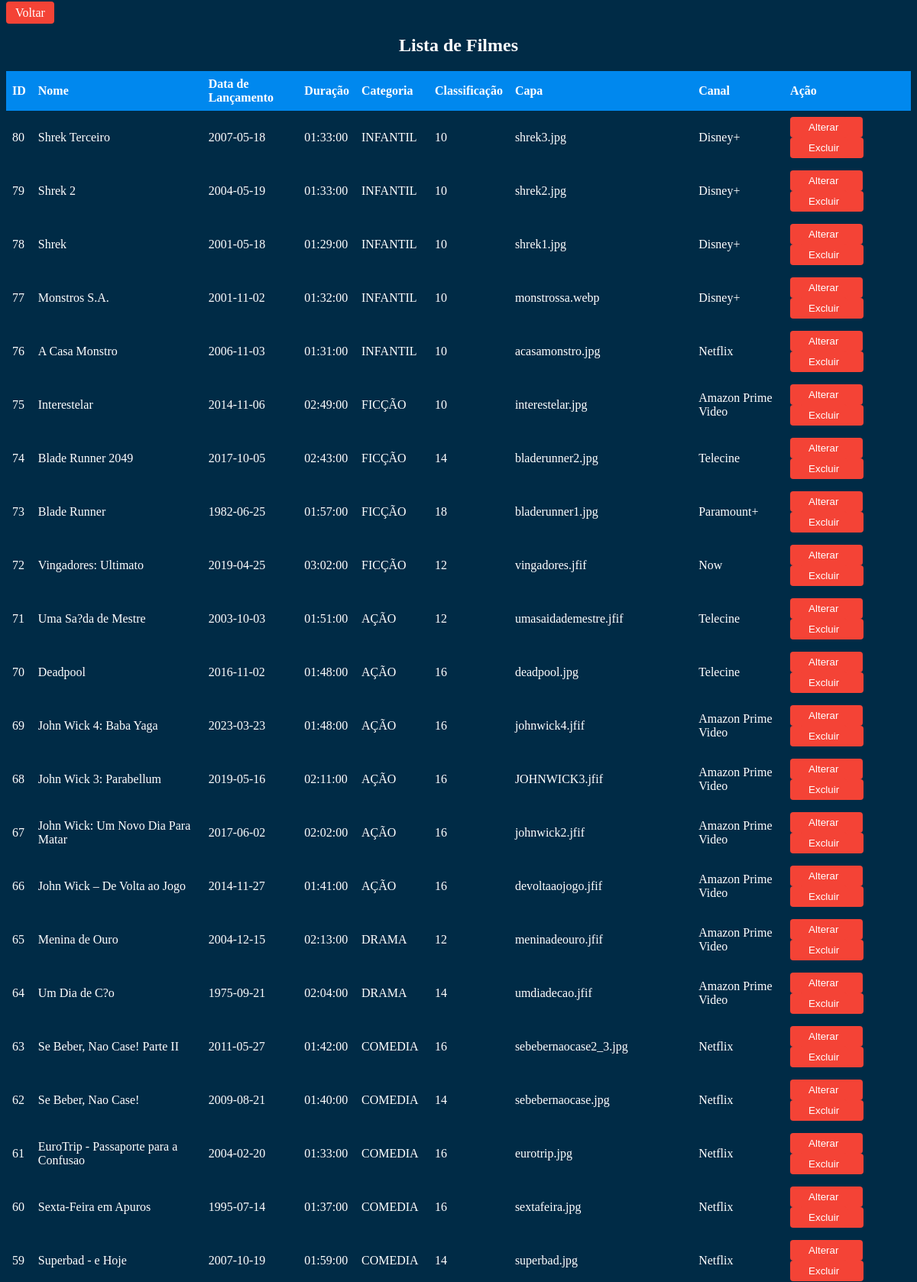
The app's page /view/dashboard/listafilmemod.php (signed in, upper part) with its own data.
### tables this page shows
CREATE TABLE IF NOT EXISTS `filme` (
  `id_filme` INT(11) NOT NULL AUTO_INCREMENT,
  `nome_filme` VARCHAR(80) NOT NULL,
  `dt_de_lancamento_filme` DATE NULL DEFAULT NULL,
  `duracao_filme` TIME NULL DEFAULT NULL,
  `sinopse_filme` VARCHAR(250) NOT NULL,
  `classificacao_filme` VARCHAR(50) NOT NULL,
  `capa_filme` VARCHAR(50) NOT NULL,
  `trailer_filme` VARCHAR(50) NULL DEFAULT NULL,
  `fk_id_categoria_filme` INT(11) NOT NULL,
  `fk_id_canal_filme` INT(11) NOT NULL,
  `fk_id_usuario` INT(11) NOT NULL,
  `fk_id_perfil` INT(11) NOT NULL,
  PRIMARY KEY (`id_filme`, `fk_id_categoria_filme`, `fk_id_canal_filme`, `fk_id_usuario`, `fk_id_perfil`),
  INDEX `fk_filme_categoria_filme1_idx` (`fk_id_categoria_filme` ASC),
  INDEX `fk_filme_canal_filme1_idx` (`fk_id_canal_filme` ASC),
  INDEX `fk_filme_usuario1_idx` (`fk_id_usuario` ASC),
  INDEX `fk_filme_perfil1_idx` (`fk_id_perfil` ASC),
  CONSTRAINT `fk_filme_canal_filme1`
    FOREIGN KEY (`fk_id_canal_filme`)
    REFERENCES `canal_filme` (`id_canal_filme`)
    ON DELETE NO ACTION
    ON UPDATE NO ACTION,
  CONSTRAINT `fk_filme_categoria_filme1`
    FOREIGN KEY (`fk_id_categoria_filme`)
    REFERENCES `categoria_filme` (`id_categoria_filme`)
    ON DELETE NO ACTION
    ON UPDATE NO ACTION,
  CONSTRAINT `fk_filme_usuario1`
    FOREIGN KEY (`fk_id_usuario`)
    REFERENCES `usuario` (`id_usuario`)
    ON DELETE NO ACTION
    ON UPDATE NO ACTION,
  CONSTRAINT `fk_filme_perfil1`
    FOREIGN KEY (`fk_id_perfil`)
    REFERENCES `perfil` (`id_perfil`)
    ON DELETE NO ACTION
    ON UPDATE NO ACTION);

CREATE TABLE IF NOT EXISTS `categoria_filme` (
  `id_categoria_filme` INT(11) NOT NULL AUTO_INCREMENT,
  `categoria_filme` VARCHAR(45) NOT NULL,
  PRIMARY KEY (`id_categoria_filme`));

CREATE TABLE IF NOT EXISTS `canal_filme` (
  `id_canal_filme` INT(11) NOT NULL AUTO_INCREMENT,
  `canal_filme` VARCHAR(45) NOT NULL,
  PRIMARY KEY (`id_canal_filme`));

### model/conexao.php (called while the page is built)
<?php
class Conexao{
    private static $conexao;
    public static function getInstance(){
        if(!isset(self::$conexao)){
            try{
                $options = array(
                    PDO::ATTR_PERSISTENT => true,
                    PDO::MYSQL_ATTR_INIT_COMMAND => 'SET NAMES UTF8;',
                    PDO::ATTR_ERRMODE => PDO::ERRMODE_EXCEPTION
                );
                self::$conexao = new PDO('mysql:host=localhost;dbname=cine_community','root','', $options);
                self::$conexao->setAttribute(PDO::ATTR_ERRMODE, PDO::ERRMODE_EXCEPTION);
            }catch(PDOException $exc){
                echo "Houve um erro ao se conectar com o Banco de Dados ".$exc->getMessage();
            }
        }
        return self::$conexao;
    }
}
?>

### model/dao/filmeDAO.php (called while the page is built, shortened)
<?php
require_once __DIR__ .'/../conexao.php';
class FilmeDAO{
    public $pdo;
    public function __construct()
    {
        $this->pdo = Conexao::getInstance();
    }
public function listarTodosFilme() {
    try{
        $sql = "SELECT f.*, u.nome_usu, c.categoria_filme, cn.canal_filme FROM filme f INNER JOIN usuario u ON f.fk_id_usuario = u.id_usuario INNER JOIN categoria_filme c
        ON f.fk_id_categoria_filme = c.id_categoria_filme INNER JOIN canal_filme cn
        ON f.fk_id_canal_filme = cn.id_canal_filme ORDER BY id_filme DESC ";
        $stmt = $this->pdo->prepare($sql);
        $stmt->execute();
        $filmes = array();
        if($stmt->rowCount() > 0){
            while ($filmeFetch = $stmt->fetch(PDO::FETCH_ASSOC)) {
                $FilmeDTO = new FilmeDTO();
                $filmes[] = $filmeFetch;
            } return $filmes;
        }else{
            echo '<p>Nenhum Filme adicionado ainda!</p>';
        }
        }catch(PDOException $exc){
        echo $exc->getMessage();
    }
}
}

### view/dashboard/listafilmemod.php (the view, shortened to what this page needs)
<!DOCTYPE html>
<html lang="pt-br">
<head>
    <link rel="stylesheet" href="../../css/stylelista.css">
</head>
<body>
<?php
   require_once '../../model/dao/filmeDAO.php';
   $FilmeDAO = new FilmeDAO();
   $filme = $FilmeDAO->listarTodosFilme();
?>
 <a href="../dashboard/painel_moderador.php">Voltar</a>
      <center> <h2>Lista de Filmes</h2></center>
    <table>
        <thead>
          <tr>
            <th>ID</th>
            <th>Nome</th>
            <th>Data de Lançamento</th>
            <th>Duração</th>
            <th>Categoria</th>
            <th>Classificação</th>
            <th>Capa</th>
            <th>Canal</th>
            <th>Ação</th>
          </tr>
        </thead>
        <tbody>
          <tr>
          <?php
              foreach($filme as $filmeFetch){
          ?>
          <tr>
            <td><?=$filmeFetch["id_filme"]?></td>
            <td><?=$filmeFetch["nome_filme"]?></td>
            <td><?=$filmeFetch["dt_de_lancamento_filme"] ?></td>
            <td><?=$filmeFetch["duracao_filme"]?></td>
            <td><?=$filmeFetch["categoria_filme"]?></td>
            <td><?=$filmeFetch["classificacao_filme"] ?></td>
            <td><?=$filmeFetch["capa_filme"]?></td>
            <td><?=$filmeFetch["canal_filme"]?></td>
            <td>
              <button class="editar"><a href="../alterar_filme.php?get_id=<?=$filmeFetch["id_filme"]?>"title="ALTERAR" class="editar"> Alterar<i class="bi bi-pencil"></i></a></button>
              <button class="excluir"><a href="../../control/excluir_filme.php?id_filme=<?=$filmeFetch["id_filme"]?>"title="EXCLUIR"><i class="fa fa-trash fa-lg"></i> Excluir</a></button>
            </td>
          </tr>
          <?php
            }
          ?>
</body>
</html>

### css/stylelista.css (style rules this page uses)
a { background-color: #f44336; color: white; text-decoration: none; padding: 6px 12px; margin-right: 8px; border: none; border-radius: 4px; cursor: pointer; }
table { border-collapse: collapse; width: 100%; }
th, td { text-align: left; padding: 8px; }
th { background-color: #08ef; }
tr:nth-child(even) { background-color: none; }
button { padding: 6px 12px; margin-right: 8px; border: none; border-radius: 4px; cursor: pointer; }
button.editar { background-color: #f44336; color: white; text-decoration: none; }
button.excluir { background-color: #f44336; color: white; }
body { background-color: #002b46; flex-wrap: wrap; color: white; }

### records on screen
filme: id_filme "80", nome_filme "Shrek Terceiro", dt_de_lancamento_filme "2007-05-18", duracao_filme "01:33:00", fk_id_categoria_filme.categoria_filme "INFANTIL", classificacao_filme "10", capa_filme "shrek3.jpg", fk_id_canal_filme.canal_filme "Disney+"
filme: id_filme "79", nome_filme "Shrek 2", dt_de_lancamento_filme "2004-05-19", duracao_filme "01:33:00", fk_id_categoria_filme.categoria_filme "INFANTIL", classificacao_filme "10", capa_filme "shrek2.jpg", fk_id_canal_filme.canal_filme "Disney+"
filme: id_filme "78", nome_filme "Shrek", dt_de_lancamento_filme "2001-05-18", duracao_filme "01:29:00", fk_id_categoria_filme.categoria_filme "INFANTIL", classificacao_filme "10", capa_filme "shrek1.jpg", fk_id_canal_filme.canal_filme "Disney+"
filme: id_filme "77", nome_filme "Monstros S.A.", dt_de_lancamento_filme "2001-11-02", duracao_filme "01:32:00", fk_id_categoria_filme.categoria_filme "INFANTIL", classificacao_filme "10", capa_filme "monstrossa.webp", fk_id_canal_filme.canal_filme "Disney+"
filme: id_filme "76", nome_filme "A Casa Monstro", dt_de_lancamento_filme "2006-11-03", duracao_filme "01:31:00", fk_id_categoria_filme.categoria_filme "INFANTIL", classificacao_filme "10", capa_filme "acasamonstro.jpg", fk_id_canal_filme.canal_filme "Netflix"
filme: id_filme "75", nome_filme "Interestelar", dt_de_lancamento_filme "2014-11-06", duracao_filme "02:49:00", fk_id_categoria_filme.categoria_filme "FICÇÃO", classificacao_filme "10", capa_filme "interestelar.jpg", fk_id_canal_filme.canal_filme "Amazon Prime Video"
filme: id_filme "74", nome_filme "Blade Runner 2049", dt_de_lancamento_filme "2017-10-05", duracao_filme "02:43:00", fk_id_categoria_filme.categoria_filme "FICÇÃO", classificacao_filme "14", capa_filme "bladerunner2.jpg", fk_id_canal_filme.canal_filme "Telecine"
filme: id_filme "73", nome_filme "Blade Runner", dt_de_lancamento_filme "1982-06-25", duracao_filme "01:57:00", fk_id_categoria_filme.categoria_filme "FICÇÃO", classificacao_filme "18", capa_filme "bladerunner1.jpg", fk_id_canal_filme.canal_filme "Paramount+"
filme: id_filme "72", nome_filme "Vingadores: Ultimato", dt_de_lancamento_filme "2019-04-25", duracao_filme "03:02:00", fk_id_categoria_filme.categoria_filme "FICÇÃO", classificacao_filme "12", capa_filme "vingadores.jfif", fk_id_canal_filme.canal_filme "Now"
filme: id_filme "71", nome_filme "Uma Sa?da de Mestre", dt_de_lancamento_filme "2003-10-03", duracao_filme "01:51:00", fk_id_categoria_filme.categoria_filme "AÇÃO", classificacao_filme "12", capa_filme "umasaidademestre.jfif", fk_id_canal_filme.canal_filme "Telecine"
filme: id_filme "70", nome_filme "Deadpool", dt_de_lancamento_filme "2016-11-02", duracao_filme "01:48:00", fk_id_categoria_filme.categoria_filme "AÇÃO", classificacao_filme "16", capa_filme "deadpool.jpg", fk_id_canal_filme.canal_filme "Telecine"
filme: id_filme "69", nome_filme "John Wick 4: Baba Yaga", dt_de_lancamento_filme "2023-03-23", duracao_filme "01:48:00", fk_id_categoria_filme.categoria_filme "AÇÃO", classificacao_filme "16", capa_filme "johnwick4.jfif", fk_id_canal_filme.canal_filme "Amazon Prime Video"
filme: id_filme "68", nome_filme "John Wick 3: Parabellum", dt_de_lancamento_filme "2019-05-16", duracao_filme "02:11:00", fk_id_categoria_filme.categoria_filme "AÇÃO", classificacao_filme "16", capa_filme "JOHNWICK3.jfif", fk_id_canal_filme.canal_filme "Amazon Prime Video"
filme: id_filme "67", nome_filme "John Wick: Um Novo Dia Para Matar", dt_de_lancamento_filme "2017-06-02", duracao_filme "02:02:00", fk_id_categoria_filme.categoria_filme "AÇÃO", classificacao_filme "16", capa_filme "johnwick2.jfif", fk_id_canal_filme.canal_filme "Amazon Prime Video"
filme: id_filme "66", nome_filme "John Wick – De Volta ao Jogo", dt_de_lancamento_filme "2014-11-27", duracao_filme "01:41:00", fk_id_categoria_filme.categoria_filme "AÇÃO", classificacao_filme "16", capa_filme "devoltaaojogo.jfif", fk_id_canal_filme.canal_filme "Amazon Prime Video"
filme: id_filme "65", nome_filme "Menina de Ouro", dt_de_lancamento_filme "2004-12-15", duracao_filme "02:13:00", fk_id_categoria_filme.categoria_filme "DRAMA", classificacao_filme "12", capa_filme "meninadeouro.jfif", fk_id_canal_filme.canal_filme "Amazon Prime Video"
filme: id_filme "64", nome_filme "Um Dia de C?o", dt_de_lancamento_filme "1975-09-21", duracao_filme "02:04:00", fk_id_categoria_filme.categoria_filme "DRAMA", classificacao_filme "14", capa_filme "umdiadecao.jfif", fk_id_canal_filme.canal_filme "Amazon Prime Video"
filme: id_filme "63", nome_filme "Se Beber, Nao Case! Parte II", dt_de_lancamento_filme "2011-05-27", duracao_filme "01:42:00", fk_id_categoria_filme.categoria_filme "COMEDIA", classificacao_filme "16", capa_filme "sebebernaocase2_3.jpg", fk_id_canal_filme.canal_filme "Netflix"
filme: id_filme "62", nome_filme "Se Beber, Nao Case!", dt_de_lancamento_filme "2009-08-21", duracao_filme "01:40:00", fk_id_categoria_filme.categoria_filme "COMEDIA", classificacao_filme "14", capa_filme "sebebernaocase.jpg", fk_id_canal_filme.canal_filme "Netflix"
filme: id_filme "61", nome_filme "EuroTrip - Passaporte para a Confusao", dt_de_lancamento_filme "2004-02-20", duracao_filme "01:33:00", fk_id_categoria_filme.categoria_filme "COMEDIA", classificacao_filme "16", capa_filme "eurotrip.jpg", fk_id_canal_filme.canal_filme "Netflix"
filme: id_filme "60", nome_filme "Sexta-Feira em Apuros", dt_de_lancamento_filme "1995-07-14", duracao_filme "01:37:00", fk_id_categoria_filme.categoria_filme "COMEDIA", classificacao_filme "16", capa_filme "sextafeira.jpg", fk_id_canal_filme.canal_filme "Netflix"
filme: id_filme "59", nome_filme "Superbad - e Hoje", dt_de_lancamento_filme "2007-10-19", duracao_filme "01:59:00", fk_id_categoria_filme.categoria_filme "COMEDIA", classificacao_filme "14", capa_filme "superbad.jpg", fk_id_canal_filme.canal_filme "Netflix"
